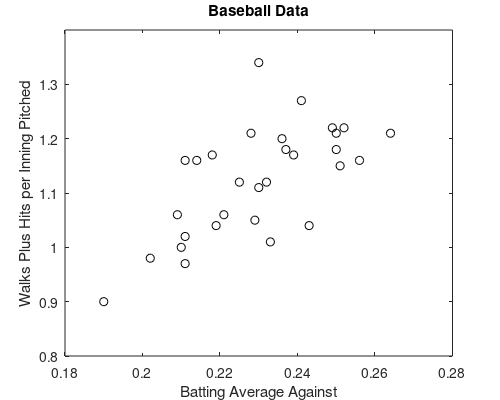

Source code (MATLAB): (Note: this script raises an error after producing the figure.)
clear all;
% Statistical Problem: Baseball Data

% Batting average against
AVG = [209 210 190 211 243 202 211 211 229 241 250 214 219 221 249 250 ...
    218 232 252 230 264 228 233 251 230 225 256 237 239 236]';
AVG = AVG/1000;

% Walks plus hits per inning pitched
WHIP = [106 100 90 102 104 98 116 97 105 127 121 116 104 106 122 118 ...
    117 112 122 111 121 121 101 115 134 112 116 118 117 120]';
WHIP = WHIP/100;

set(0,'DefaultFigurePaperSize',[5 4]);
set(0,'DefaultFigurePaperPosition',[0 0 5 4]);

figure(1);
plot(AVG,WHIP,'ko');
xlim([.18,.28]);
ylim([.8,1.4]);                  
xlabel('Batting Average Against');
ylabel('Walks Plus Hits per Inning Pitched');
title('Baseball Data');
saveTightFigure(figure(1),'scatter1.pdf');

A = [ones(size(AVG)) AVG]; 
beta = (A'*A)\(A'*WHIP)

hold on;
[~,i] = min(AVG);
[~,j] = max(AVG);
plot(AVG([i j]),A(ismember(AVG,AVG([i j])),:)*beta,'b-');
title('Simple Linear Regression Fit');
saveas(figure(1),'scatter2.pdf');

resid = WHIP - A*beta; 
figure(2)
plot(AVG,resid,'ko');
hold on; 
plot(AVG([i j]),[0 0],'b-') 
xlim([.95*min(AVG) 1.05*max(AVG)])
xlabel('Batting Average Against')
ylabel('Residual')
title('Residual Plot')
saveTightFigure(figure(2),'resid.pdf'); 
figure(3)
qqplot(resid)
saveTightFigure(figure(3),'qqplot.pdf');
